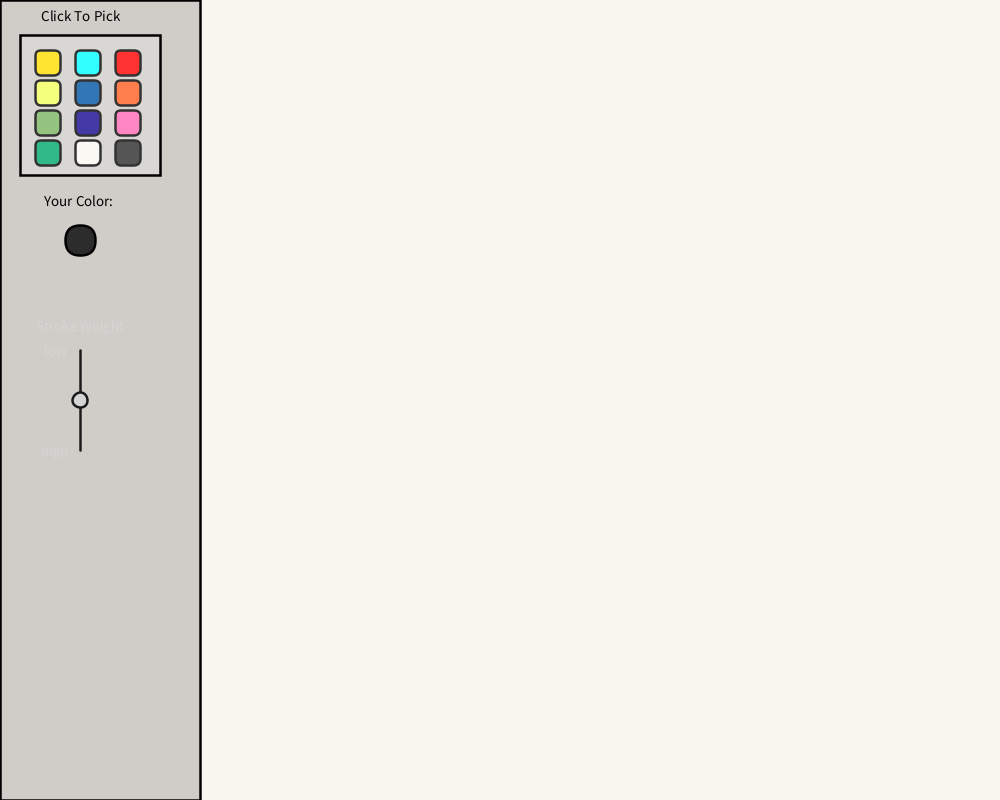
Frame 1 (no input)
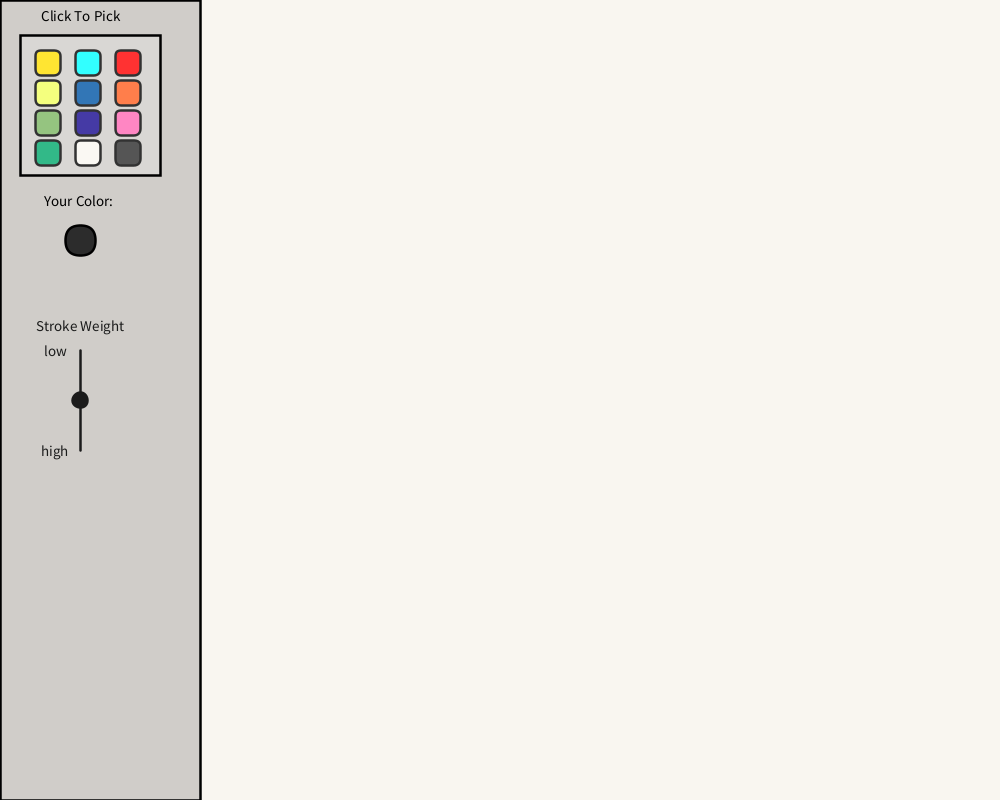
Frame 60 (the mouse pressed at the canvas centre just before this capture)
Frame 120 (the mouse held since frame 60 and released just before this capture): identical to frame 60, image omitted

The Processing sketch that drew these frames (run headless with seeded random() and noise(); from frame 60 on, the mouse is pressed at the canvas centre):

// Processing sketch: Project4_SketchPad
// ── Project4_SketchPad.pde
//Unit 4 Project!
//Cheng Cheng

//Colors
//essential primaries
color warmYellow= #FFDF00;
color coolYellow = #F1FF5E;
color white =  #F9F6F0;
color cyan =   #00FFFF;
color warmBlue = #180A8F;
color coolBlue= #0055A4;
//Earth Tones
color brightRed = #FF0000;
color brightOrange = #FF5F1F;
color warmGreen  = #7BB661;
color coolGreen = #00A86B;
//white and black
color pink =  #FF69B4;
color ivoryBlack = #2C2C2C;
//Variables
color selectedColor = ivoryBlack;
color[] palette;
float sliderY;
float weight;
void setup() {
  palette = new color[]{warmYellow, cyan, brightRed, coolYellow, coolBlue, brightOrange, warmGreen, warmBlue, pink, coolGreen, white, ivoryBlack};


weight = map(sliderY, 350,450,1,10);

sliderY=400;
  size(1000, 800);
}


void draw() {
  background (white);
  strokeWeight(2.5);
  //StrokeWeight Slider
  textSize(15);
 textAlign(CENTER, CENTER);
text("Stroke Weight",80,325);
  line(80,350,80,450);
  text("low", 55,350);
  text("high", 55,450);
  circle(80,sliderY,15);
  //Left Panel
  fill(100, 70);
  rect(0, 0, 200, 800);


  //draw the palette
  for (int i = 0; i < 3; i++) {

    int x = 35 + (i * (25 + 15));
    int y = 50;
    checkHover(x,y);
    fill(palette[i]);
    rect(x, y, 25, 25, 6.7);
  }

  for (int i = 3; i < 6; i++) {

    int x = 35 + ((i-3) * (25 + 15));
    int y = 80;
    fill(palette[i]);
    checkHover(x,y);
    rect(x, y, 25, 25, 6.7);
  }
  for (int i = 6; i < 9; i++) {

    int x = 35 + ((i-6) * (25 + 15));
    int y = 110;
    fill(palette[i]);
    checkHover(x,y);
    rect(x, y, 25, 25, 6.7);
  }
  for (int i = 9; i < 12; i++) {

    int x = 35 + ((i-9) * (25 + 15));
    int y = 140;
    fill(palette[i]);
    checkHover(x,y);
    rect(x, y, 25, 25, 6.7);
    stroke(0);
  }

  //palette panel
  fill(0);
  textSize(15);
  textAlign(CENTER, CENTER);
  text("Click To Pick", 80, 15);
  fill(255, 50);
  square(20, 35, 140);
  //indicator
  fill(selectedColor);
  rect(65, 225, 30,30,50);
  fill(0);


  text("Your Color: ", 80, 200);
}

void mouseDragged() {
  controlSlider();
}

void mousePressed() {
  controlSlider();
  for (int i = 0; i < 12; i++) {
    int col = i % 3;
    int row = i / 3;

    float x = 35 + (col * 40);
    float y = 50 + (row * 30);

    // Check if the mouse is inside this specific square
    if (mouseX > x && mouseX < x + 25 && mouseY > y && mouseY < y + 25) {
      selectedColor = palette[i];
    }
  }
}
void checkHover(float x, float y){
 if (mouseX > x && mouseX < x + 25 && mouseY > y && mouseY < y + 25) {
    stroke(255); // white outline
  } else {
    stroke(0);   // black outline
  }
}
void controlSlider(){

  if (mouseX>50 && mouseX <110 && mouseY > 350 && mouseY < 450){
  sliderY = mouseY;
  }
  weight = map(sliderY, 100,700, 0, 255);

}
